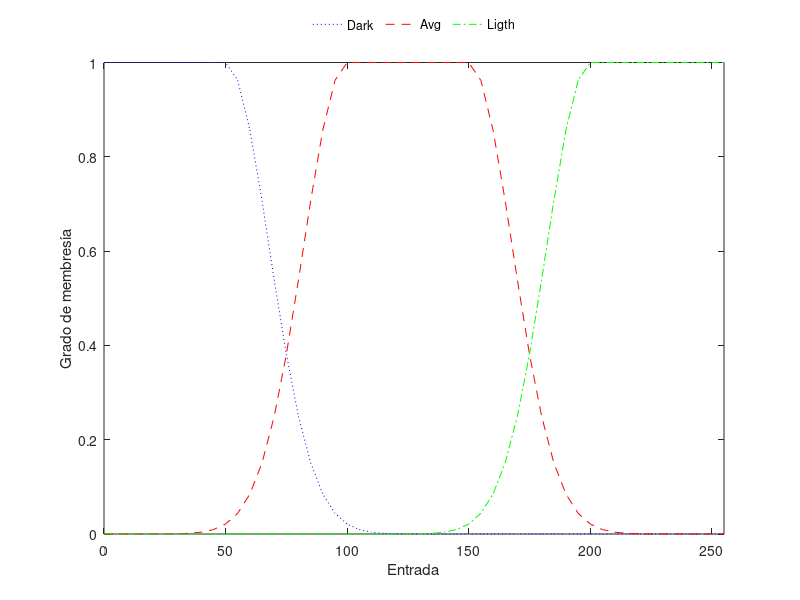
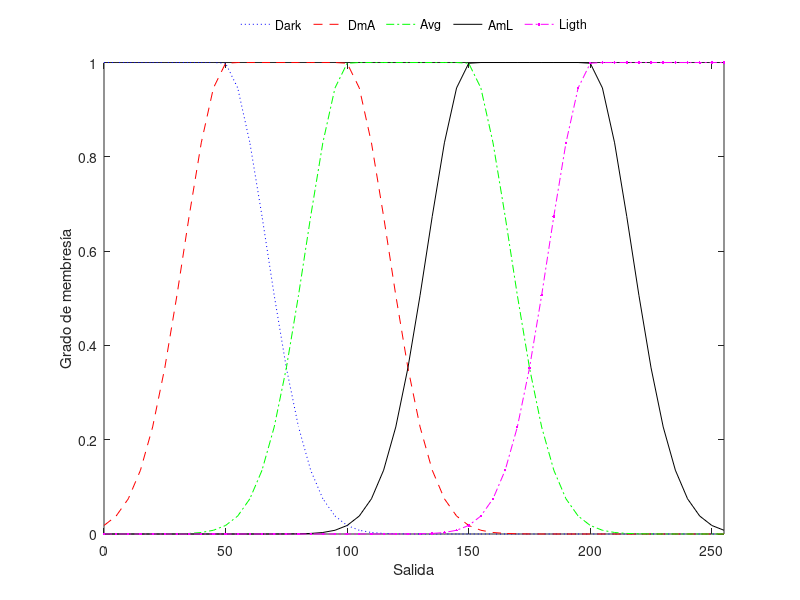

Write the MATLAB code that produced these figures, in order.
clear all,close all,clc

% [50 0 18 50];
% [18 100 18 150];
% [18 200 18 255]
%Entrada: Conjuntos Default
x =[0:5:255]';
y1 = gauss2mf(x,[50 0 18 50]);
y2 = gauss2mf(x,[18 100 18 150]);
y3 = gauss2mf(x,[18 200 18 255]);
figure(1)
plot(x,y1,'b:',x, y2,'r--',x, y3,'g-.');
xlim([0 255])
xlabel('Entrada')
ylabel('Grado de membresía')
legend('Dark','Avg','Ligth','Location','northoutside','Orientation','horizontal')
legend('boxoff')


%Salida: Conjuntos Default
x = [0:5:255]';
y1 = gauss2mf(x,[49 0 18 49]);%dark
y2 = gauss2mf(x,[18 151 18 199]);
y3 = gauss2mf(x,[18 101 18 149]);%avg
y4 = gauss2mf(x,[18 201 18 255]);%ligth
y5 = gauss2mf(x,[18 51 18 99]);
figure(2)
plot(x,y1,'b:',x, y5,'r--',x, y3,'g-.',x, y2,'k-',x, y4,'m-..');
xlim([0 255])
xlabel('Salida')
ylabel('Grado de membresía')
legend('Dark','DmA','Avg','AmL','Ligth','Location','northoutside','Orientation','horizontal')
legend('boxoff')

